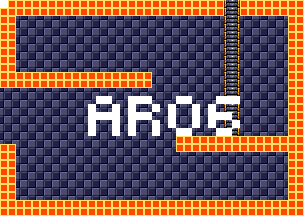

Rendered tile map (Tiled .tmx) drawn with the repository's tilesets; below, a short description and the map source with its tile grids summarised:
An orthogonal 38x27 tile map with 8x8 px tiles, 4 tile layers (background, foreground, room numbers, Objects), 15 tilesets.

<map version="1.5" tiledversion="1.7.1" orientation="orthogonal" renderorder="right-down" width="38" height="27" tilewidth="8" tileheight="8" infinite="0" nextlayerid="11" nextobjectid="1">
 <tileset firstgid="1" source="tilesheets/tsKarniMata.tsx" />
 <tileset firstgid="1025" source="tilesheets/tsVoodooWasp.tsx" />
 <tileset firstgid="2049" source="tilesheets/tsBurial.tsx" />
 <tileset firstgid="3073" source="tilesheets/tsBlueTemple.tsx" />
 <tileset firstgid="4097" source="tilesheets/tsGoddess.tsx" />
 <tileset firstgid="5121" source="tilesheets/tsKonark.tsx" />
 <tileset firstgid="6145" name="sEnemies" tilewidth="8" tileheight="8" tilecount="1024" columns="32">
  <image source="../grapx/tilesheets/sObjects.bmp" trans="ff94ff" width="256" height="256" />
 </tileset>
 <tileset firstgid="7169" source="tilesheets/tsIceTemple.tsx" />
 <tileset firstgid="8193" source="tilesheets/tsLavaArea.tsx" />
 <tileset firstgid="9217" source="tilesheets/tsBossArea.tsx" />
 <tileset firstgid="10241" source="tilesheets/tsPegu.tsx" />
 <tileset firstgid="11265" source="tilesheets/sTiwanakuTemple.tsx" />
 <tileset firstgid="12289" source="tilesheets/sIndraTemple.tsx" />
 <tileset firstgid="13313" source="tilesheets/sTeleport.tsx" />
 <tileset firstgid="14337" source="tilesheets/sObjects.tsx" />
 <layer id="2" name="background" width="38" height="27">
  <data>[1026 cells, 1026 non-empty, 2 distinct tile ids]</data>
 </layer>
 <layer id="1" name="foreground" width="38" height="27">
  <data>[1026 cells, 322 non-empty, 3 distinct tile ids]</data>
 </layer>
 <layer id="7" name="room numbers" width="38" height="27">
  <data>[1026 cells, 46 non-empty, 1 distinct tile ids]</data>
 </layer>
 <layer id="10" name="Objects" width="38" height="27">
  <data>[1026 cells, 0 non-empty, 0 distinct tile ids]</data>
 </layer>
</map>
